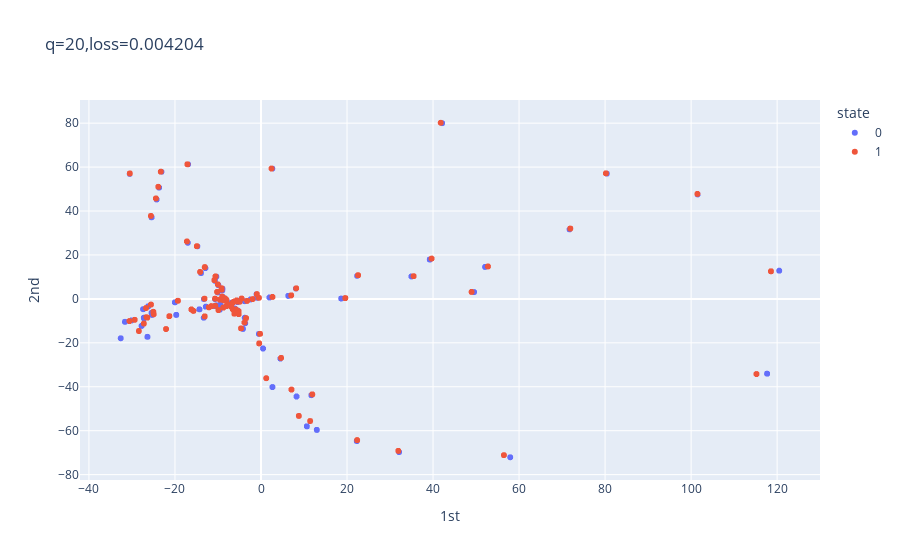

The code cell stored with this chart in its notebook:
### Markdown cell above
M: how many epochs you use

### Code cell
M = 10000 # How many epochs
epochs = range(M)
losses = [np.nan]*M
MRA_pca = MRA_generate(d,nt,1000,sigma,ne,g,replace=0)
pca_cb = PCA(n_components=2)
MRA_pca.generate_default()
X = MRA_training.X
clear_output()
N_shifts = MRA_pca.shifts.reshape(-1,1)
N_states = np.repeat(MRA_pca.states,nt)
df_states = pd.DataFrame(N_states,columns=['state']).astype('object') 
df_shifts = pd.DataFrame(N_shifts,columns=['shift'])
class CustomCallback(tf.keras.callbacks.Callback):
    def on_epoch_end(self, epoch, logs=None):
        losses[epoch] = logs["loss"]
        print("For epoch {:d}, loss is {:f}.".format(epoch, logs["loss"]))
        if epoch % 50 == 0:
            clear_output(wait = True)
            _, Ns = latent(model,MRA_pca)
            N_reshaped = Ns.reshape(-1,q)
            pca_N = pca_cb.fit_transform(N_reshaped)
            df = pd.DataFrame(pca_N, columns = ['1st','2nd'])
            df = pd.concat([df,df_states,df_shifts],axis=1)
            fig = px.scatter(df, x='1st', y='2nd', color='state', text='shift', title='q=%d,loss=%f'%(q,logs["loss"]))
            fig.update_layout(height=500)
            fig.show()
history = model.fit(X,X,epochs=M,verbose=0,callbacks=[CustomCallback()])

### Figure 1 — Plotly figure (JSON) as saved in the notebook; plotly's stock layout.template omitted (floating-point values rounded to 4 significant figures; data arrays with more than 128 entries replaced by an {"elided": "..."} marker saying what was removed)
{"data": [{"hovertemplate": "state=0<br>1st=%{x}<br>2nd=%{y}<br>shift=%{text}<extra></extra>", "legendgroup": "0", "marker": {"color": "#636efa", "symbol": "circle"}, "mode": "markers+text", "name": "0", "showlegend": true, "text": {"elided": "10000 int values"}, "type": "scattergl", "x": {"elided": "10000 float values"}, "xaxis": "x", "y": {"elided": "10000 float values"}, "yaxis": "y"}, {"hovertemplate": "state=1<br>1st=%{x}<br>2nd=%{y}<br>shift=%{text}<extra></extra>", "legendgroup": "1", "marker": {"color": "#EF553B", "symbol": "circle"}, "mode": "markers+text", "name": "1", "showlegend": true, "text": {"elided": "10000 int values"}, "type": "scattergl", "x": {"elided": "10000 float values"}, "xaxis": "x", "y": {"elided": "10000 float values"}, "yaxis": "y"}], "layout": {"autosize": true, "legend": {"title": {"text": "state"}, "tracegroupgap": 0}, "title": {"text": "q=20,loss=0.004204"}, "xaxis": {"anchor": "y", "autorange": true, "domain": [0, 1], "range": [-42.64, 130.5], "title": {"text": "1st"}, "type": "linear"}, "yaxis": {"anchor": "x", "autorange": true, "domain": [0, 1], "range": [-83.24, 91.34], "title": {"text": "2nd"}, "type": "linear"}}}
